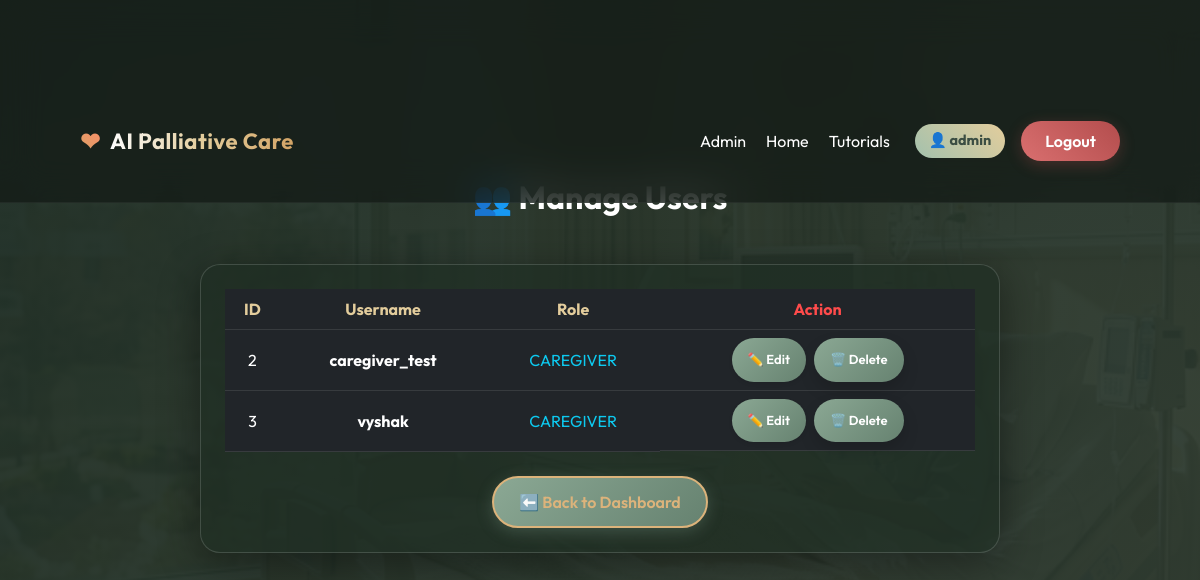
/manage_users (signed in), run on an earlier commit of the app's database.
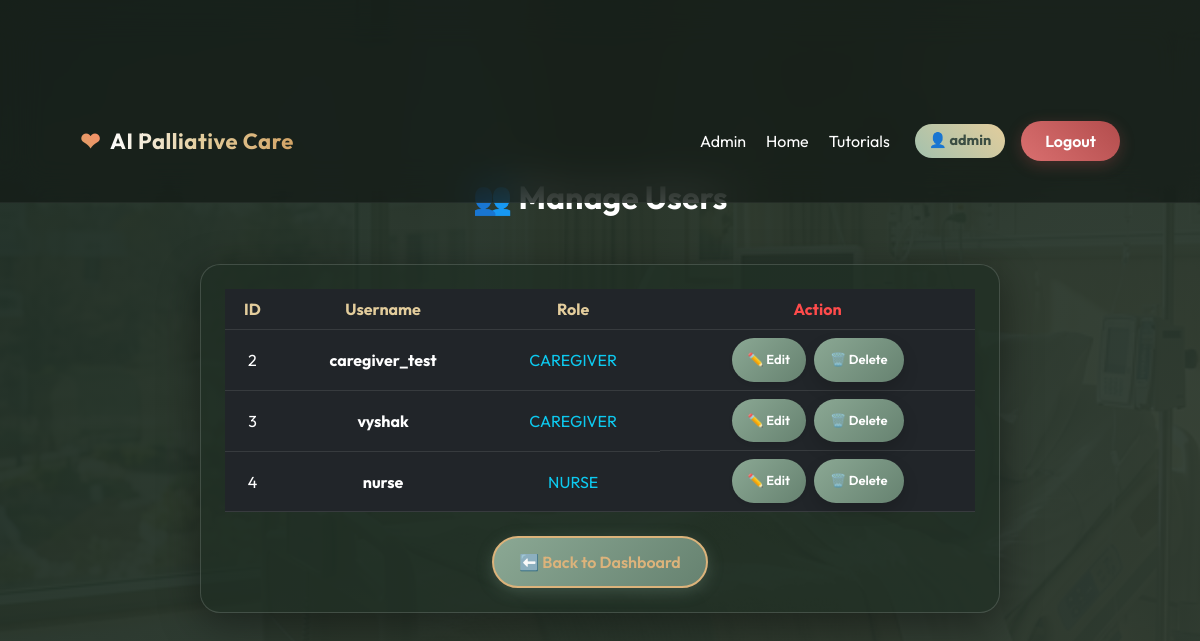
And on a later commit of the database.
### tables this page shows
CREATE TABLE users(
        id INTEGER PRIMARY KEY AUTOINCREMENT,
        username TEXT UNIQUE,
        password TEXT,
        role TEXT,
        status TEXT DEFAULT 'Available'
    );

### app.py (the view)
@app.route("/manage_users")
def manage_users():
    if session.get("role") != "admin":
        return redirect("/login")
    conn = get_db()
    users = conn.execute("SELECT id, username, role FROM users WHERE role != 'admin'").fetchall()
    conn.close()
    return render_template("admin_manage_users.html", users=users)

### app.py (called while the page is built)
@app.after_request
def add_header(response):
    response.cache_control.no_store = True
    response.cache_control.no_cache = True
    response.cache_control.must_revalidate = True
    response.cache_control.max_age = 0
    return response

def get_db():
    conn = sqlite3.connect(DB)
    conn.row_factory = sqlite3.Row
    return conn

### templates/admin_manage_users.html (shortened to what this page needs)
{% extends "base.html" %}
{% block content %}
<div class="container py-5">
    <h2 class="text-center fw-bold text-white mb-5">👥 Manage Users</h2>
    <div class="glass-card table-responsive p-4 mx-auto" style="max-width: 800px;">
        <table class="table table-dark table-hover text-center align-middle" style="background: transparent;">
            <thead>
                <tr>
                    <th scope="col" style="color: #e3cd9c;">ID</th>
                    <th scope="col" style="color: #e3cd9c;">Username</th>
                    <th scope="col" style="color: #e3cd9c;">Role</th>
                    <th scope="col" style="color: #ff4b4b;">Action</th>
                </tr>
            </thead>
            <tbody>
                {% for user in users %}
                <tr>
                    <td>{{ user.id }}</td>
                    <td class="fw-bold">{{ user.username }}</td>
                    <td class="text-uppercase text-info">{{ user.role }}</td>
                    <td class="d-flex justify-content-center gap-2">
                        <a href="/edit_user/{{ user.id }}" class="btn btn-sm btn-outline-info rounded-pill px-3 shadow-sm" style="font-size: 13px;">
                            ✏️ Edit
                        </a>
                        <a href="/delete_user/{{ user.id }}" class="btn btn-sm btn-danger rounded-pill px-3 shadow" style="font-size: 13px;" onclick="return confirm('⚠️ Are you sure you want to permanently delete user: {{ user.username }}?');">
                            🗑️ Delete
                        </a>
                    </td>
                </tr>
                {% else %}
                <tr>
                    <td colspan="4" class="py-4">No other users found.</td>
                </tr>
                {% endfor %}
            </tbody>
        </table>
        <div class="text-center mt-4">
            <a href="/admin_dashboard" class="btn btn-outline rounded-pill">⬅️ Back to Dashboard</a>
        </div>
    </div>
</div>
{% endblock %}

### templates/base.html (shortened to what this page needs)
<!DOCTYPE html>
<html lang="en">
<head>
    <link href="https://cdn.jsdelivr.net/npm/bootstrap@5.3.0/dist/css/bootstrap.min.css" rel="stylesheet">
    <link rel="stylesheet" href="{{ url_for('static', filename='css/style.css') }}">
</head>
<body class="bg-dark text-light">
<nav class="navbar navbar-expand-lg premium-navbar fixed-top">
    <div class="container">
        <a class="navbar-brand brand-logo" href="/">
            <span class="heart">❤</span>
            <span class="brand-text">AI Palliative Care</span>
        </a>
        <div class="collapse navbar-collapse justify-content-end" id="navMenu">
            {% if session.get("user") %}
                {% if session["role"] == "caregiver" %}
                    <a href="/caregiver_dashboard" class="nav-link">Dashboard</a>
                {% elif session["role"] == "admin" %}
                    <a href="/admin_dashboard" class="nav-link">Admin</a>
                {% elif session["role"] == "nurse" %}
                    <a href="/nurse_dashboard" class="nav-link">Nurse</a>
                {% endif %}
                <a href="/" class="nav-link">Home</a>
                <a href="/tutorials" class="nav-link">Tutorials</a>
                <span class="user-badge">
                    👤 {{ session["user"] }}
                </span>
                <a href="/logout" class="btn btn-logout ms-3">Logout</a>
            {% else %}
                <a href="/login" class="btn btn-login me-2">Login</a>
                <a href="/signup" class="btn btn-signup">Signup</a>
            {% endif %}
        </div>
    </div>
</nav>
<div id="main-content" class="container py-5 page-transition" style="padding-top: 130px !important;">
    {% block content %}{% endblock %}
</div>
</body>
</html>

### static/css/style.css (style rules this page uses)
body { font-family: 'Outfit', sans-serif; margin: 0; background: linear-gradient(135deg, rgba(30, 45, 35, 0.96), rgba(46, 59, 49, 0.94)), url('../images/real_ward.png') center/cover fixed; color: #fdfdfd; min-height: 100vh; overflow-x: hidden; }
.container { padding: 20px; padding-top: 100px; text-align: center; }
.premium-navbar { display: flex; justify-content: space-between; align-items: center; padding: 18px 60px; background: rgba(18, 25, 20, 0.7); backdrop-filter: blur(20px); -webkit-backdrop-filter: blur(20px); border-bottom: 1px solid rgba(255, 255, 255, 0.05); transition: 0.4s all ease; z-index: 1030; }
.brand-logo { display: flex; align-items: center; gap: 10px; font-weight: 700; font-size: 22px; text-decoration: none; }
.brand-text { background: linear-gradient(90deg, #fdfdfd, #e3cd9c, #d3a466); -webkit-background-clip: text; background-clip: text; -webkit-text-fill-color: transparent; letter-spacing: 0.5px; }
.heart { font-size: 24px; background: linear-gradient(45deg, #d3a466, #ff8c69); -webkit-background-clip: text; background-clip: text; color: transparent; animation: heartbeat 1.4s infinite; }
.nav-link { color: #fff !important; margin: 0 10px; position: relative; text-decoration: none; }
.nav-link::after { content: ""; width: 0%; height: 2px; background: #d3a466; position: absolute; bottom: -4px; left: 0; transition: 0.3s; }
.user-badge { background: linear-gradient(45deg, #a3c1ad, #e3cd9c); padding: 6px 14px; border-radius: 30px; font-size: 0.9rem; margin-left: 15px; color: #3b4d42; font-weight: bold; }
.btn { background: linear-gradient(135deg, #8ba894, #668270); padding: 12px 25px; border: none; color: white; border-radius: 30px; text-decoration: none; cursor: pointer; font-weight: 600; transition: all 0.3s ease; box-shadow: 0 4px 15px rgba(102, 130, 112, 0.4); }
.btn-outline { border: 2px solid #dcb37b; padding: 12px 25px; border-radius: 30px; color: #dcb37b; text-decoration: none; font-weight: 600; transition: all 0.3s ease; }
.btn-logout { background: linear-gradient(45deg, #d96f6f, #b34d4d); border: none; border-radius: 30px; padding: 8px 24px; color: white; font-weight: 600; cursor: pointer; transition: all 0.3s ease; box-shadow: 0 4px 15px rgba(179, 77, 77, 0.3); }
.glass-card { background: rgba(30, 45, 35, 0.65); padding: 35px; border-radius: 20px; backdrop-filter: blur(16px); border: 1px solid rgba(255, 255, 255, 0.15); box-shadow: 0 10px 40px rgba(0, 0, 0, 0.4); transition: all 0.4s cubic-bezier(0.175, 0.885, 0.32, 1.275); }
.page-transition { animation: pageFadeInUp 0.6s cubic-bezier(0.2, 1, 0.3, 1) forwards; }

What changed in the data, as far as the page shows it:
added users: id "4", username "nurse", role "NURSE"
